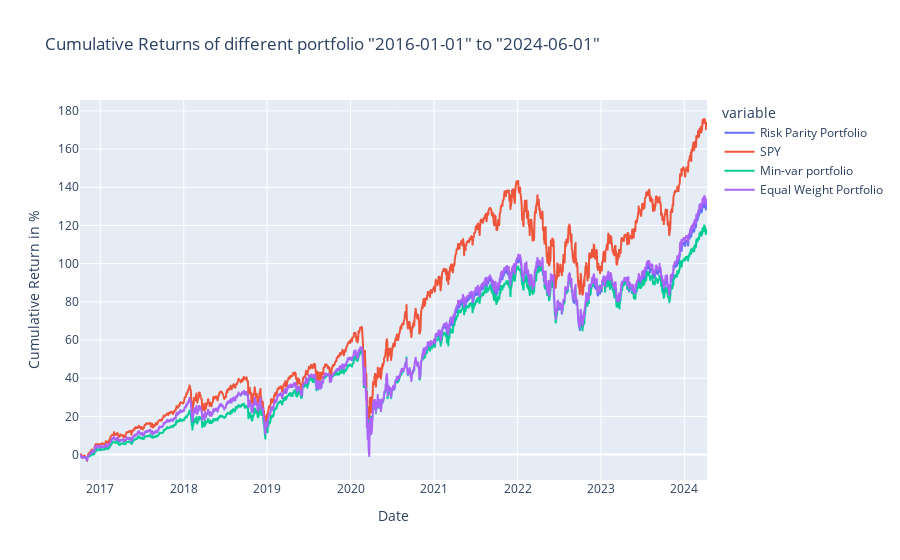

Here is the notebook cell this chart was saved with:
### Markdown cell above
**Cumulative return**

### Code cell
#L'objectif ici était de faire une agglomération annuelle des valeurs

params = {
        "i": 63,
        "j": 189,
        "k": 63,
        "start_date": "2016-01-01",
        "end_date": "2024-06-01",
        "tickers": ['SPHQ','SPYD','SPLV','IVE','SPMO']
        }

rp_metrics, rp_port, rp_return= rolling_rp_optimization(**params)
ew_metrics,ew_port= rolling_equal_weight_BT(**params)
spy_metrics, spy_port = rolling_backtest_SPY(params["i"], params["j"], params["k"], params["start_date"], params["end_date"])
mv_metrics,mw_port, mv_return = rolling_min_var_optimization(**params)
spy_port = spy_port.add(1).cumprod().sub(1)*100


rp_return = pd.DataFrame(rp_return)
rp_return.columns = ["Risk Parity Portfolio"]
rp_return.set_index(spy_port.index, inplace=True)

mv_return = pd.DataFrame(mv_return)
mv_return.columns = ["Min-var portfolio"]
mv_return.set_index(spy_port.index, inplace=True)

ew_port = pd.DataFrame(ew_port)
ew_port.columns = ["Equal Weight Portfolio"] # Changed column name to avoid duplication
ew_port.set_index(spy_port.index, inplace=True)

# Convert spy_port to Series before concatenation
spy_port = spy_port.squeeze() # or spy_port = spy_port.iloc[:, 0] if it has multiple columns
spy_port.name = "SPY" # Assign a name for the Series

df = pd.concat([rp_return,spy_port,mv_return,ew_port], axis = 1)

#Visualize cumulative returns of each stock in the portfolio

fig = px.line(df,
              x=df.index,
              y=df.columns,
              title='Cumulative Returns of different portfolio "2016-01-01" to "2024-06-01" ')

fig.update_xaxes(title_text='Date')
fig.update_yaxes(title_text='Cumulative Return in %')



fig.show()

### Figure 1 — Plotly figure (JSON) as saved in the notebook; plotly's stock layout.template omitted (floating-point values rounded to 4 significant figures; data arrays with more than 128 entries replaced by an {"elided": "..."} marker saying what was removed)
{"data": [{"hovertemplate": "variable=Risk Parity Portfolio<br>Date=%{x}<br>value=%{y}<extra></extra>", "legendgroup": "Risk Parity Portfolio", "line": {"color": "#636efa", "dash": "solid"}, "marker": {"symbol": "circle"}, "mode": "lines", "name": "Risk Parity Portfolio", "showlegend": true, "type": "scattergl", "x": {"elided": "1890 str values"}, "xaxis": "x", "y": {"elided": "1890 float values"}, "yaxis": "y"}, {"hovertemplate": "variable=SPY<br>Date=%{x}<br>value=%{y}<extra></extra>", "legendgroup": "SPY", "line": {"color": "#EF553B", "dash": "solid"}, "marker": {"symbol": "circle"}, "mode": "lines", "name": "SPY", "showlegend": true, "type": "scattergl", "x": {"elided": "1890 str values"}, "xaxis": "x", "y": {"elided": "1890 float values"}, "yaxis": "y"}, {"hovertemplate": "variable=Min-var portfolio<br>Date=%{x}<br>value=%{y}<extra></extra>", "legendgroup": "Min-var portfolio", "line": {"color": "#00cc96", "dash": "solid"}, "marker": {"symbol": "circle"}, "mode": "lines", "name": "Min-var portfolio", "showlegend": true, "type": "scattergl", "x": {"elided": "1890 str values"}, "xaxis": "x", "y": {"elided": "1890 float values"}, "yaxis": "y"}, {"hovertemplate": "variable=Equal Weight Portfolio<br>Date=%{x}<br>value=%{y}<extra></extra>", "legendgroup": "Equal Weight Portfolio", "line": {"color": "#ab63fa", "dash": "solid"}, "marker": {"symbol": "circle"}, "mode": "lines", "name": "Equal Weight Portfolio", "showlegend": true, "type": "scattergl", "x": {"elided": "1890 str values"}, "xaxis": "x", "y": {"elided": "1890 float values"}, "yaxis": "y"}], "layout": {"legend": {"title": {"text": "variable"}, "tracegroupgap": 0}, "title": {"text": "Cumulative Returns of different portfolio \"2016-01-01\" to \"2024-06-01\" "}, "xaxis": {"anchor": "y", "domain": [0, 1], "title": {"text": "Date"}}, "yaxis": {"anchor": "x", "domain": [0, 1], "title": {"text": "Cumulative Return in %"}}}}
